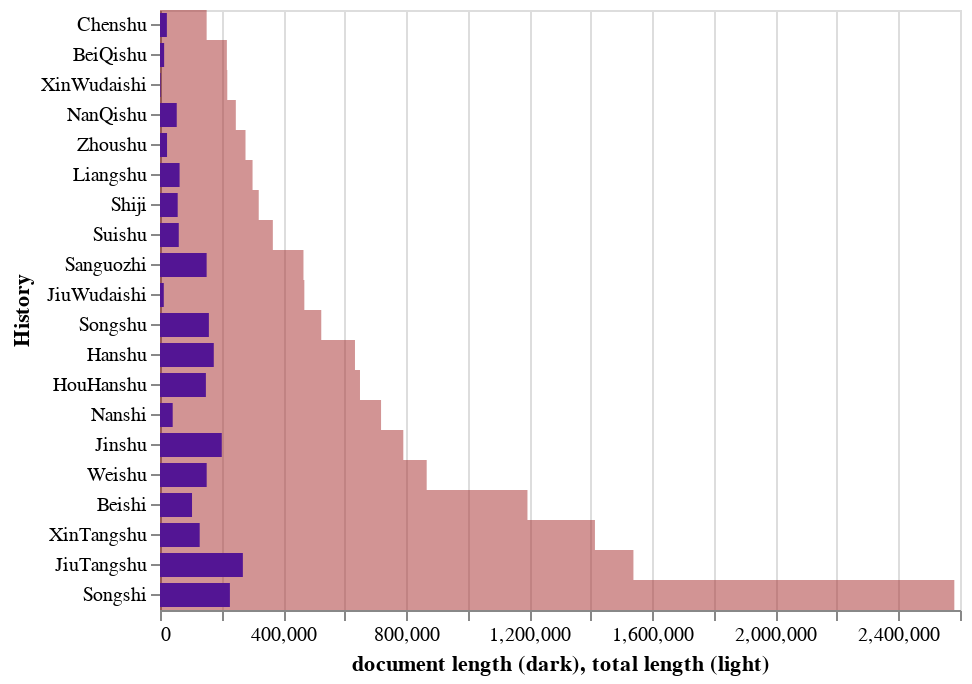

The notebook cell saved with this chart:
### Code cell
# total document length against total length of the biographies.
# NB "proportion" does not visually convey percentage comparison
# regular sort: HistoriesRegularized

totalLength = alt.Chart(SummaryDf).mark_bar(size=15, color='brown', opacity=.5).encode(alt.X('grandChar', title="total length (light)"), alt.Y('bookname', sort=alt.Sort(field="grandChar"), title="History"), tooltip = ["docsCharTotal:Q","grandChar:Q", "DocPercentage"])

totalDocLength = alt.Chart(SummaryDf).mark_bar(size=12, color='blue').encode(alt.X('docsCharTotal', title="document length (dark)"), alt.Y('bookname', sort=alt.Sort(field="grandChar")))

#alt.layer(totalDocLength, totalLength).properties(title="Documents as Proportion") | PercentageDocuments
alt.layer(totalDocLength, totalLength).properties()
#totalLength | totalDocLength

### Figure 1 — Vega-Lite specification as saved in the notebook (floating-point values rounded to 4 significant figures)
{"$schema": "https://vega.github.io/schema/vega-lite/v3.3.0.json", "config": {"mark": {"tooltip": null}, "view": {"height": 300, "width": 400}}, "data": {"name": "data-c1fe76a75b19b774981e87505787ecbb"}, "datasets": {"data-c1fe76a75b19b774981e87505787ecbb": [{"DocPercentage": 0.06176, "bookname": "BeiQishu", "commentaryChar": 0, "docsCharTotal": 13422, "docsTotal": 20, "grandChar": 217321, "iDocsCharM": 11259, "iDocsM": 12, "qDocsC": 0, "qDocsCharC": 0, "qDocsCharM": 2163, "qDocsM": 8}, {"DocPercentage": 0.08714, "bookname": "Beishi", "commentaryChar": 0, "docsCharTotal": 104066, "docsTotal": 198, "grandChar": 1194214, "iDocsCharM": 79844, "iDocsM": 111, "qDocsC": 0, "qDocsCharC": 0, "qDocsCharM": 24222, "qDocsM": 87}, {"DocPercentage": 0.1473, "bookname": "Chenshu", "commentaryChar": 0, "docsCharTotal": 22338, "docsTotal": 37, "grandChar": 151600, "iDocsCharM": 15122, "iDocsM": 14, "qDocsC": 0, "qDocsCharC": 0, "qDocsCharM": 7216, "qDocsM": 23}, {"DocPercentage": 0.2758, "bookname": "Hanshu", "commentaryChar": 0, "docsCharTotal": 174793, "docsTotal": 279, "grandChar": 633699, "iDocsCharM": 115276, "iDocsM": 110, "qDocsC": 0, "qDocsCharC": 0, "qDocsCharM": 59517, "qDocsM": 169}, {"DocPercentage": 0.2295, "bookname": "HouHanshu", "commentaryChar": 0, "docsCharTotal": 149138, "docsTotal": 279, "grandChar": 649958, "iDocsCharM": 84869, "iDocsM": 93, "qDocsC": 0, "qDocsCharC": 0, "qDocsCharM": 64269, "qDocsM": 186}, {"DocPercentage": 0.2539, "bookname": "Jinshu", "commentaryChar": 0, "docsCharTotal": 200762, "docsTotal": 342, "grandChar": 790750, "iDocsCharM": 150417, "iDocsM": 178, "qDocsC": 0, "qDocsCharC": 0, "qDocsCharM": 50345, "qDocsM": 164}, {"DocPercentage": 0.175, "bookname": "JiuTangshu", "commentaryChar": 0, "docsCharTotal": 269292, "docsTotal": 484, "grandChar": 1538613, "iDocsCharM": 230831, "iDocsM": 338, "qDocsC": 0, "qDocsCharC": 0, "qDocsCharM": 38461, "qDocsM": 146}, {"DocPercentage": 0.02618, "bookname": "JiuWudaishi", "commentaryChar": 0, "docsCharTotal": 12281, "docsTotal": 21, "grandChar": 469090, "iDocsCharM": 9043, "iDocsM": 9, "qDocsC": 0, "qDocsCharC": 0, "qDocsCharM": 3238, "qDocsM": 12}, {"DocPercentage": 0.2116, "bookname": "Liangshu", "commentaryChar": 0, "docsCharTotal": 63661, "docsTotal": 92, "grandChar": 300801, "iDocsCharM": 45658, "iDocsM": 40, "qDocsC": 0, "qDocsCharC": 0, "qDocsCharM": 18003, "qDocsM": 52}, {"DocPercentage": 0.2208, "bookname": "NanQishu", "commentaryChar": 0, "docsCharTotal": 54420, "docsTotal": 108, "grandChar": 246422, "iDocsCharM": 31032, "iDocsM": 38, "qDocsC": 0, "qDocsCharC": 0, "qDocsCharM": 23388, "qDocsM": 70}, {"DocPercentage": 0.05742, "bookname": "Nanshi", "commentaryChar": 0, "docsCharTotal": 41251, "docsTotal": 96, "grandChar": 718392, "iDocsCharM": 28864, "iDocsM": 54, "qDocsC": 0, "qDocsCharC": 0, "qDocsCharM": 12387, "qDocsM": 42}, {"DocPercentage": 0.1892, "bookname": "Sanguozhi", "commentaryChar": 335000, "docsCharTotal": 151581, "docsTotal": 326, "grandChar": 466238, "iDocsCharM": 28462, "iDocsM": 25, "qDocsC": 127, "qDocsCharC": 59123, "qDocsCharM": 63996, "qDocsM": 174}, {"DocPercentage": 0.1792, "bookname": "Shiji", "commentaryChar": 0, "docsCharTotal": 57510, "docsTotal": 94, "grandChar": 320906, "iDocsCharM": 35165, "iDocsM": 32, "qDocsC": 0, "qDocsCharC": 0, "qDocsCharM": 22345, "qDocsM": 62}, {"DocPercentage": 0.08799, "bookname": "Songshi", "commentaryChar": 0, "docsCharTotal": 227160, "docsTotal": 489, "grandChar": 2581534, "iDocsCharM": 149054, "iDocsM": 213, "qDocsC": 0, "qDocsCharC": 0, "qDocsCharM": 78106, "qDocsM": 276}, {"DocPercentage": 0.3031, "bookname": "Songshu", "commentaryChar": 0, "docsCharTotal": 158866, "docsTotal": 254, "grandChar": 524083, "iDocsCharM": 111375, "iDocsM": 114, "qDocsC": 0, "qDocsCharC": 0, "qDocsCharM": 47491, "qDocsM": 140}, {"DocPercentage": 0.1664, "bookname": "Suishu", "commentaryChar": 0, "docsCharTotal": 61021, "docsTotal": 95, "grandChar": 366717, "iDocsCharM": 52022, "iDocsM": 62, "qDocsC": 0, "qDocsCharC": 0, "qDocsCharM": 8999, "qDocsM": 33}, {"DocPercentage": 0.1751, "bookname": "Weishu", "commentaryChar": 0, "docsCharTotal": 151742, "docsTotal": 274, "grandChar": 866751, "iDocsCharM": 79618, "iDocsM": 76, "qDocsC": 0, "qDocsCharC": 0, "qDocsCharM": 72124, "qDocsM": 198}, {"DocPercentage": 0.09127, "bookname": "XinTangshu", "commentaryChar": 0, "docsCharTotal": 129017, "docsTotal": 265, "grandChar": 1413549, "iDocsCharM": 86603, "iDocsM": 126, "qDocsC": 0, "qDocsCharC": 0, "qDocsCharM": 42414, "qDocsM": 139}, {"DocPercentage": 0.009358, "bookname": "XinWudaishi", "commentaryChar": 0, "docsCharTotal": 2046, "docsTotal": 6, "grandChar": 218636, "iDocsCharM": 1262, "iDocsM": 3, "qDocsC": 0, "qDocsCharC": 0, "qDocsCharM": 784, "qDocsM": 3}, {"DocPercentage": 0.08236, "bookname": "Zhoushu", "commentaryChar": 0, "docsCharTotal": 22885, "docsTotal": 42, "grandChar": 277868, "iDocsCharM": 21097, "iDocsM": 35, "qDocsC": 0, "qDocsCharC": 0, "qDocsCharM": 1788, "qDocsM": 7}]}, "layer": [{"encoding": {"x": {"field": "docsCharTotal", "title": "document length (dark)", "type": "quantitative"}, "y": {"field": "bookname", "sort": {"field": "grandChar"}, "type": "nominal"}}, "mark": {"color": "blue", "size": 12, "type": "bar"}}, {"encoding": {"tooltip": [{"field": "docsCharTotal", "type": "quantitative"}, {"field": "grandChar", "type": "quantitative"}, {"field": "DocPercentage", "type": "quantitative"}], "x": {"field": "grandChar", "title": "total length (light)", "type": "quantitative"}, "y": {"field": "bookname", "sort": {"field": "grandChar"}, "title": "History", "type": "nominal"}}, "mark": {"color": "brown", "opacity": 0.5, "size": 15, "type": "bar"}}]}
